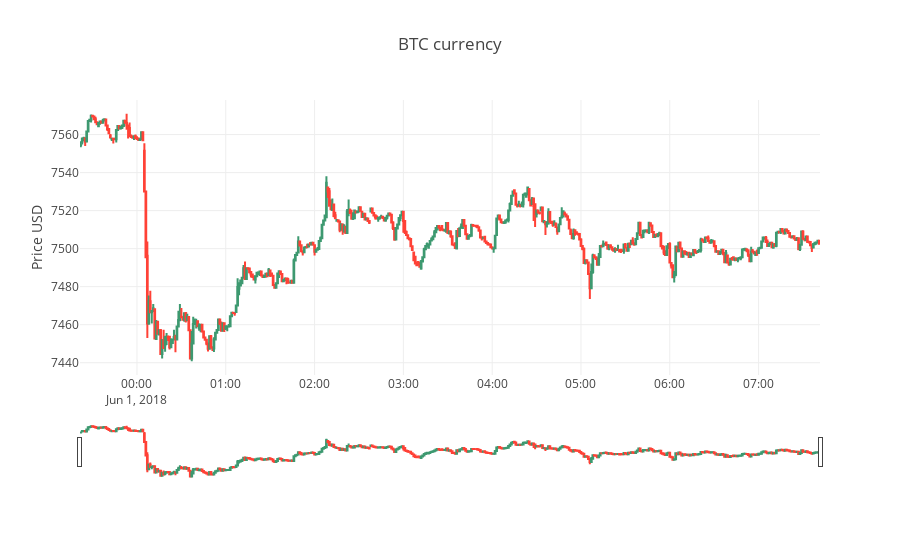

This figure's notebook cell:
### Markdown cell above
### 2.2 Plot candlestick like graph

Plot only the most recent points to see if evereything did well.

### Code cell
trace = go.Candlestick(x=df.time,
                       open=df.open,
                       high=df.high,
                       low=df.low,
                       close=df.close)
data = [trace]
layout = {
    'title': f"{CRYPTO_SYMBOL} currency",
    'yaxis': {'title': 'Price USD'},
}
fig = dict(data=data, layout=layout)
iplot(fig)

### Figure 1 — Plotly figure (JSON) as saved in the notebook; plotly's stock layout.template omitted (floating-point values rounded to 4 significant figures; data arrays with more than 128 entries replaced by an {"elided": "..."} marker saying what was removed)
{"data": [{"close": {"elided": "500 float values"}, "high": {"elided": "500 float values"}, "low": {"elided": "500 float values"}, "open": {"elided": "500 float values"}, "type": "candlestick", "x": {"elided": "500 str values"}}], "layout": {"title": "BTC currency", "yaxis": {"title": "Price USD"}}}
